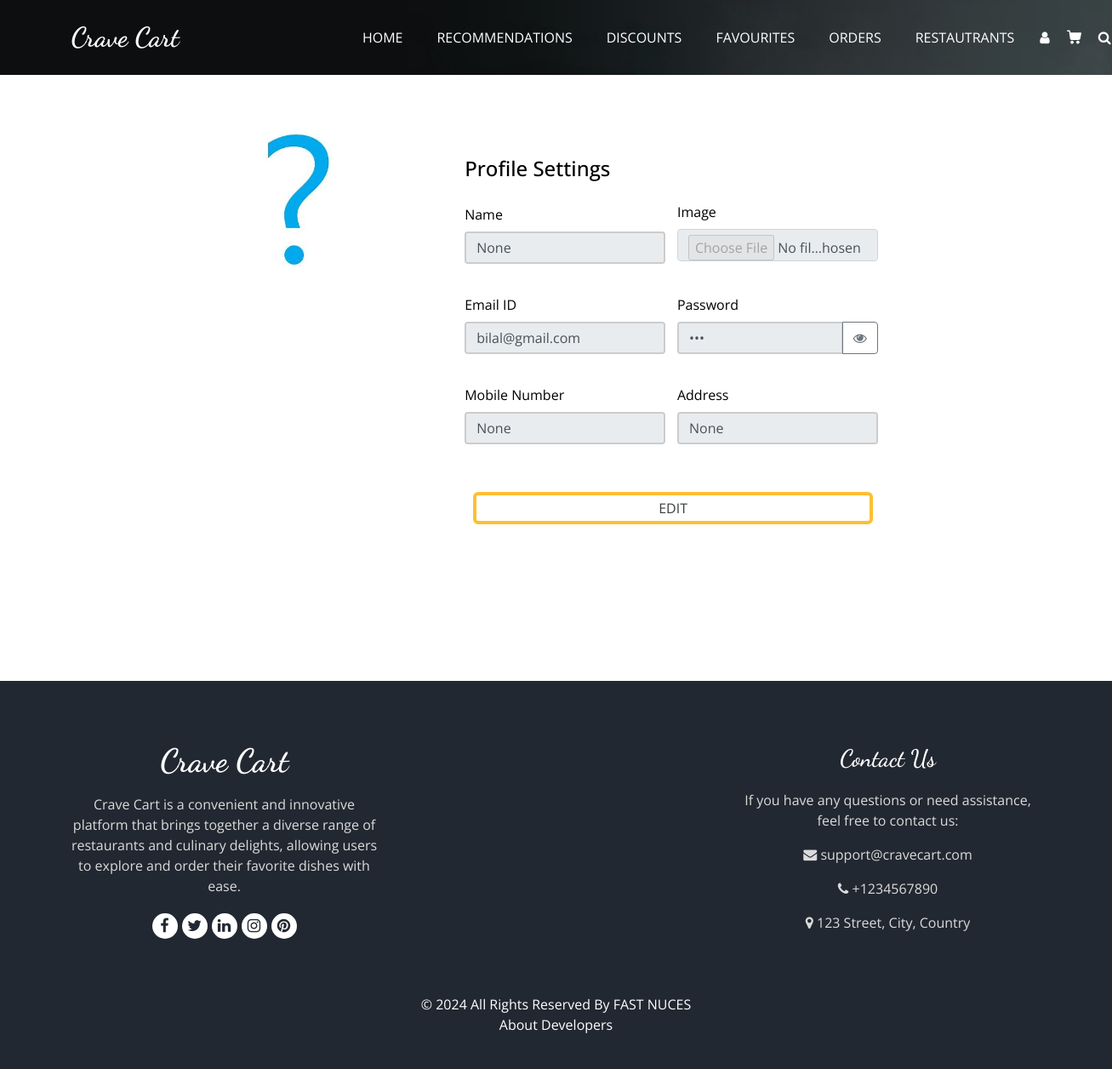
The app's page /profile (signed in), older data.
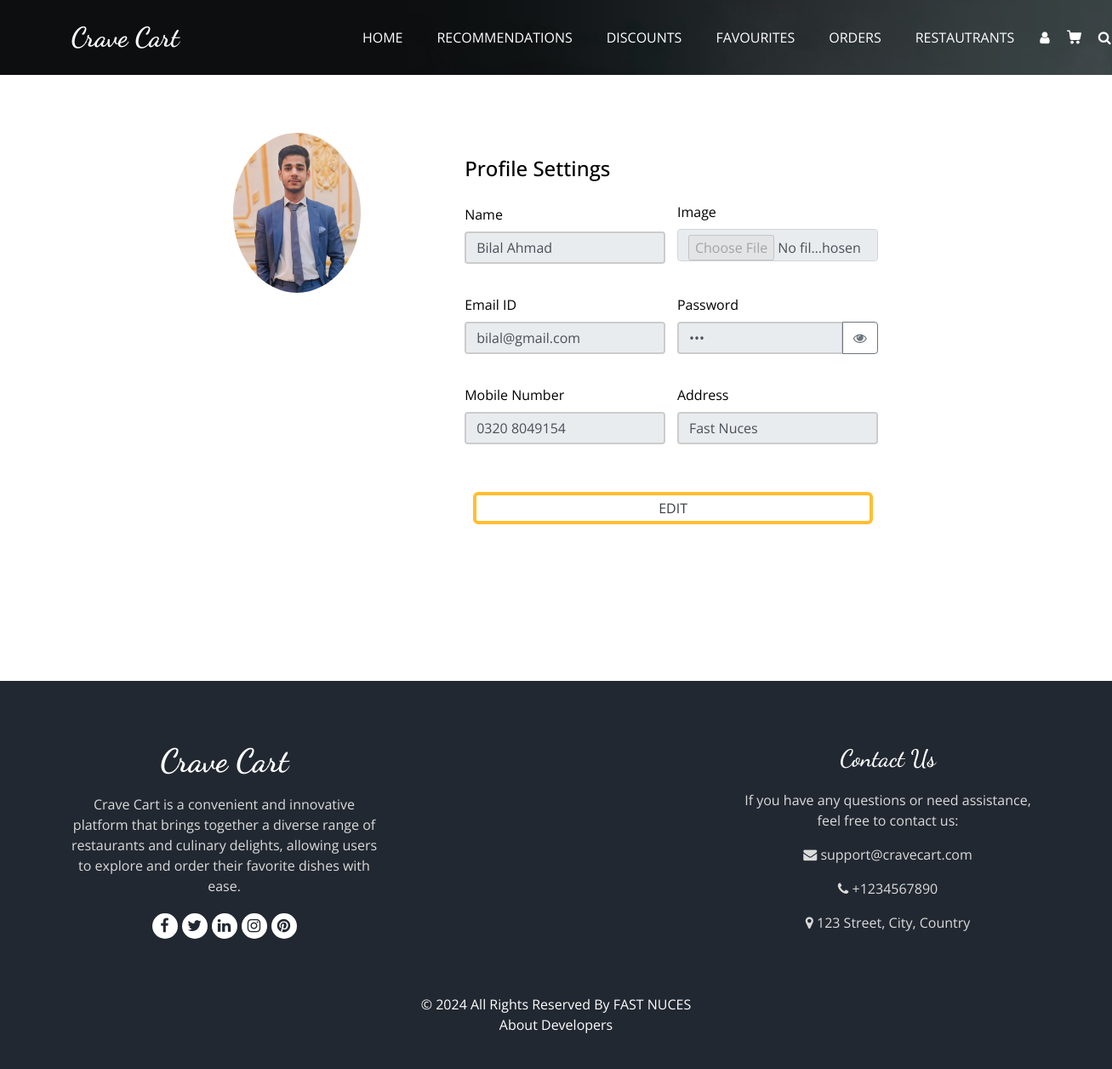
The same page, newer data.
### tables this page shows
CREATE TABLE Customers (
                        CustomerID INTEGER PRIMARY KEY AUTOINCREMENT,
                        Email TEXT,
                        Password TEXT,
                        Name TEXT,
                        Address TEXT,
                        Phone TEXT,
                        Image TEXT,
                        RegistrationDate TEXT,
                        Blocked INTEGER DEFAULT 0,
                        BlockedByAdmin INTEGER DEFAULT NULL,
                        FOREIGN KEY (BlockedByAdmin) REFERENCES Admin(AdminID)
                    );

### userEndpoints.py (the view, shortened to what this page needs)
@User.route('/profile', methods=['GET', 'POST'])
def profile():
    if 'username' not in session:
        return redirect('/login')
    if not DataBase.is_customer(session['username'],session['email'],session['password']):
        return render_template('404.html'), 404
    data = DataBase.get_customer_info(id = session['username'])
    print(data)
    return render_template('user/profile.html',data=data)

### DataBase.py (called while the page is built)
def is_customer(id,email,password):
    try:
        cursor.execute('''SELECT * FROM Customers where CustomerID=? AND email = ? AND password=?;''',[id,email,password])
        ans = cursor.fetchone()
        if ans:
            return True
        else:
            return False
    except Exception as e:
        print(e)
        return False

def get_customer_info(id):
    try:
        cursor.execute('''SELECT Email,Password,Name,Address,Phone,Image FROM Customers where Customerid = ?;''',[id])
        return cursor.fetchone()
    except Exception as e:
        print(str(e))
        return []

### templates/user/profile.html (shortened to what this page needs)
<!DOCTYPE html>
<html>
  <head>
    <link
      rel="stylesheet"
      type="text/css"
      href="{{url_for('static',filename='css/bootstrap.css')}}"
    />
    <link
      rel="stylesheet"
      type="text/css"
      href="https://cdnjs.cloudflare.com/ajax/libs/OwlCarousel2/2.3.4/assets/owl.carousel.min.css"
    />
    <link
      rel="stylesheet"
      href="https://cdnjs.cloudflare.com/ajax/libs/jquery-nice-select/1.1.0/css/nice-select.min.css"
    />
    <link
      href="{{url_for('static',filename='css/font-awesome.min.css')}}"
      rel="stylesheet"
    />
    <link
      href="{{url_for('static',filename='css/style.css')}}"
      rel="stylesheet"
    />
    <link
      href="{{url_for('static',filename='css/responsive.css')}}"
      rel="stylesheet"
    />
  </head>
  <body class="sub_page">
    <div class="hero_area">
      <div class="bg-box">
        <img src="{{url_for('static',filename='images/hero-bg.jpg')}}" alt="" />
      </div>
      <header class="header_section">
        <div class="container">
          <nav class="navbar navbar-expand-lg custom_nav-container">
            <a class="navbar-brand" href="home">
              <span> Crave Cart </span>
            </a>
            <div class="collapse navbar-collapse" id="navbarSupportedContent">
              <ul class="navbar-nav mx-auto">
                <li class="nav-item">
                  <a class="nav-link" href="home">Home </a>
                </li>
                <li class="nav-item">
                  <a class="nav-link" href="recommendation">Recommendations </a>
                </li>
                <li class="nav-item">
                  <a class="nav-link" href="discounts">Discounts</a>
                </li>
                <li class="nav-item">
                  <a class="nav-link" href="favourites">Favourites</a>
                </li>
                <li class="nav-item">
                  <a class="nav-link" href="trackorders">Orders</a>
                </li>
                <li class="nav-item">
                  <a class="nav-link" href="restaurants">Restautrants</a>
                </li>
              </ul>
              <div class="user_option">
                <a href="profile" class="user_link">
                  <i class="fa fa-user" aria-hidden="true"></i>
                </a>
                <a class="cart_link" href="cart">
                </a>
                <form class="form-inline">
                  <button
                    class="btn my-2 my-sm-0 nav_search-btn"
                    type="button"
                    onclick="openSearchPage()"
                  >
                    <i class="fa fa-search" aria-hidden="true"></i>
                  </button>
                </form>
              </div>
            </div>
          </nav>
        </div>
      </header>
    </div>
    <div class="container-add rounded #3a3f42 mt-5 mb-5">
      <img
        class="rounded-circle profile-image"
        src="{{ url_for('static', filename='images/' + data[5]) }}"
      />
      <div class="row">
        <div class="col-md-4 border-right">
          <div
            class="d-flex flex-column align-items-center text-center p-3 py-5"
          ></div>
        </div>
        <div class="col-md-8 border-right">
          <div class="p-3 py-5">
            <div class="d-flex justify-content-between align-items-center mb-3">
              <h4 class="text-right title">Profile Settings</h4>
            </div>
            <form
              id="profile-form"
              action="/profile"
              method="POST"
              enctype="multipart/form-data"
            >
              <div class="form-group">
                <label class="labels">Name</label>
                <div class="input-group">
                  <input
                    type="text"
                    class="form-control"
                    placeholder="name"
                    id="name"
                    name="name"
                    value="{{data[2]}}"
                    readonly
                  />
                </div>
              </div>
              <div class="form-group">
                <label class="labels">Image</label>
                <div class="input-group">
                  <input
                    type="file"
                    id="image"
                    name="image"
                    accept="image/jpeg"
                    class="form-control"
                    value="{{ data[5] }}"
                    disabled
                  />
                </div>
              </div>
              <div class="form-group">
                <label class="labels">Email ID</label>
                <div class="input-group">
                  <input
                    type="email"
                    class="form-control"
                    name="email"
                    placeholder="enter email id"
                    id="email"
                    value="{{data[0]}}"
                    readonly
                  />
                </div>
              </div>
              <div class="form-group">
                <label class="labels">Password</label>
                <div class="input-group">
                  <input
                    type="password"
                    class="form-control"
                    name="password-input"
                    id="password-input"
                    placeholder="password"
                    value="{{data[1]}}"
                    readonly
                  />
                  <div class="input-group-append">
                    <button
                      class="btn btn-outline-secondary toggle-password"
                      type="button"
                    >
                      <i class="fa fa-eye"></i>
                    </button>
                  </div>
                </div>
              </div>
              <div class="form-group">
                <label class="labels">Mobile Number</label>
                <div class="input-group">
                  <input
                    type="text"
                    class="form-control"
                    placeholder="enter phone number"
                    id="phone"
                    name="phone"
                    value="{{data[4]}}"
                    readonly
                  />
                </div>
              </div>
              <div class="form-group">
                <label class="labels">Address</label>
                <div class="input-group">
                  <input
                    type="text"
                    id="address"
                    name="address"
                    class="form-control"
                    placeholder="enter address"
                    value="{{data[3]}}"
                    readonly
                  />
                </div>
              </div>
              <div class="form-group text-center" style="margin-left: 10px">
                <button
                  class="btn btn-outline-secondary edit-btn"
                  type="button"
                  id="edit"
                >
                  Edit
                </button>
              </div>
            </form>
          </div>
        </div>
      </div>
    </div>
    <br /><br /><br />
    <footer class="footer_section">
      <div class="container">
        <div class="row">
          <div class="col-md-4 footer-col">
            <div class="footer_detail">
              <a href="#" class="footer-logo">Crave Cart</a>
              <p>
                Crave Cart is a convenient and innovative platform that brings
                together a diverse range of restaurants and culinary delights,
                allowing users to explore and order their favorite dishes with
                ease.
              </p>
              <div class="footer_social">
                <a><i class="fa fa-facebook" aria-hidden="true"></i></a>
                <a><i class="fa fa-twitter" aria-hidden="true"></i></a>
                <a><i class="fa fa-linkedin" aria-hidden="true"></i></a>
                <a><i class="fa fa-instagram" aria-hidden="true"></i></a>
                <a><i class="fa fa-pinterest" aria-hidden="true"></i></a>
              </div>
            </div>
          </div>
          <div class="col-md-4 footer-col">
          </div>
          <div class="col-md-4 footer-col">
            <h4>Contact Us</h4>
            <p>
              If you have any questions or need assistance, feel free to contact
              us:
            </p>
            <p><i class="fa fa-envelope"></i> support@cravecart.com</p>
            <p><i class="fa fa-phone"></i> +1234567890</p>
            <p><i class="fa fa-map-marker"></i> 123 Street, City, Country</p>
          </div>
        </div>
        <div class="footer-info">
          <p>
            &copy; <span id="displayYear"></span> All Rights Reserved By
            <a href="https://www.nu.edu.pk/">FAST NUCES</a><br />
            <a href="/Aboutus"> About Developers </a>
          </p>
        </div>
      </div>
    </footer>
  </body>
</html>

### static/css/style.css (style rules this page uses)
body { font-family: "Open Sans", sans-serif; color: #0c0c0c; background-color: #ffffff; overflow-x: hidden; }
a, a:hover, a:focus { text-decoration: none; }
.btn, .btn:focus { outline: none !important; -webkit-box-shadow: none; box-shadow: none; }
.hero_area { position: relative; min-height: 100vh; display: -webkit-box; display: -ms-flexbox; display: flex; -webkit-box-orient: vertical; -webkit-box-direction: normal; -ms-flex-direction: column; flex-direction: column; }
.bg-box { position: absolute; top: 0; left: 0; width: 100%; height: 100%; }
.bg-box img { width: 100%; height: 100%; -o-object-fit: cover; object-fit: cover; }
.sub_page .hero_area { min-height: auto; }
.sub_page .hero_area .bg-box { position: absolute; top: 0; left: 0; width: 100%; height: 100%; }
.sub_page .hero_area .bg-box img { width: 100%; height: 100%; -o-object-fit: cover; object-fit: cover; -o-object-position: right top; object-position: right top; }
.header_section { padding: 15px 0; }
.navbar-brand { font-family: "Dancing Script", cursive; }
.navbar-brand span { font-weight: bold; font-size: 32px; color: #ffffff; }
.custom_nav-container { padding: 0; }
.custom_nav-container .navbar-nav { padding-left: 18%; }
.container { text-align: center; }
.custom_nav-container .navbar-nav .nav-item .nav-link { padding: 5px 20px; color: #ffffff; text-align: center; text-transform: uppercase; border-radius: 5px; -webkit-transition: all 0.3s; transition: all 0.3s; }
.custom_nav-container .nav_search-btn { width: auto; height: auto; padding: 0; border: none; color: #ffffff; margin: 0 10px; }
.user_option { display: -webkit-box; display: -ms-flexbox; display: flex; -webkit-box-align: center; -ms-flex-align: center; align-items: center; }
.user_option a { margin: 0 10px; }
.user_option .user_link { color: #ffffff; }
.user_option .cart_link { display: -webkit-box; display: -ms-flexbox; display: flex; -webkit-box-pack: center; -ms-flex-pack: center; justify-content: center; -webkit-box-align: center; -ms-flex-align: center; align-items: center; }
.user_option .cart_link svg { width: 17px; height: auto; fill: #ffffff; margin-bottom: 2px; }
.footer_section { background-color: #222831; color: #ffffff; padding: 75px 0 40px 0; text-align: center; }
.footer_section h4 { font-size: 28px; }
.footer_section h4, .footer_section .footer-logo { font-weight: 600; margin-bottom: 20px; font-family: "Dancing Script", cursive; }
.footer_section p { color: #dbdbdb; }
.footer_section .footer-col { margin-bottom: 30px; }
.footer_section .footer-logo { display: block; font-weight: bold; font-size: 38px; line-height: 1; color: #ffffff; }
.footer_section .footer_social { display: -webkit-box; display: -ms-flexbox; display: flex; -webkit-box-pack: center; -ms-flex-pack: center; justify-content: center; margin-top: 20px; margin-bottom: 10px; }
.footer_section .footer_social a { display: -webkit-box; display: -ms-flexbox; display: flex; -webkit-box-pack: center; -ms-flex-pack: center; justify-content: center; -webkit-box-align: center; -ms-flex-align: center; align-items: center; color: #222831; width: 30px; height: 30px; border-radius: 100%; background-color: #ffffff; border-radius: 100%; margin: 0 2.5px; font-size: 18px; }
.footer_section .footer-info { text-align: center; margin-top: 25px; }
.footer_section .footer-info p { color: #ffffff; margin: 0; }
.footer_section .footer-info p a { color: inherit; }

### static/css/responsive.css (style rules this page uses)
@media (min-width: 1200px) { .container { max-width: 1170px; } }

### templates/user/profile.html (style rules this page uses)
body { color: black; }
.title { color: black; }
.edit-btn { color: #3a3f42 !important; text-transform: uppercase; background: #ffffff; padding: 3px 214px; border: 4px solid #ffbe33 !important; border-radius: 6px; display: inline-block; transition: all 0.3s ease 0s; cursor: pointer; margin-top: 20px; }
.container-add { max-width: 800px; position: relative; margin-inline: auto; }
input[type="text"], input[type="email"], input[type="password"] { transition: box-shadow 0.3s ease-in-out, border-color 0.3s ease-in-out; border: 2px solid #ccc; transform: scale(1); }
.input-group { margin-bottom: 20px; }
.form-group { width: 48%; display: inline-block; margin-right: 2%; }
.form-group:nth-child(2n) { margin-right: 0; }
.profile-image { position: absolute; top: 0; left: 0; width: 150px; margin-top: 20px; margin-left: 20px; z-index: 999; }
.border-right { border-right: none !important; }

Row changes from the older to the newer data that the page shows:
changed Customers "bilal@gmail.com": Image: picture added in place of a placeholder; name "None" → "Bilal Ahmad"; phone "None" → "0320 8049154"; address "None" → "Fast Nuces"
